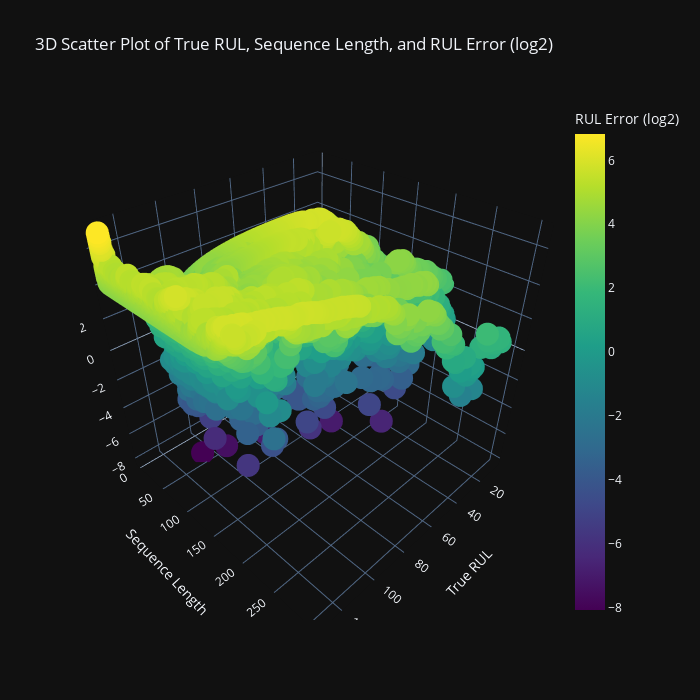

Notebook source saved alongside this figure:
### Code cell
fig = px.scatter_3d(
    x=rul_seqlen_err[0],
    y=rul_seqlen_err[1],
    z=rul_seqlen_err[2],
    title='3D Scatter Plot of True RUL, Sequence Length, and RUL Error (log2)',
    labels={'x': 'True RUL', 'y': 'Sequence Length', 'z': 'RUL Error (log2)', 'color': 'RUL Error (log2)'},
    color=rul_seqlen_err[2],
    color_continuous_scale=px.colors.sequential.Viridis
)
fig.update_layout(
    autosize=False,
    width=700,
    height=700
)
fig.show()

### Figure 1 — Plotly figure (JSON) as saved in the notebook; plotly's stock layout.template omitted (floating-point values rounded to 4 significant figures; data arrays with more than 128 entries replaced by an {"elided": "..."} marker saying what was removed)
{"data": [{"hovertemplate": "True RUL=%{x}<br>Sequence Length=%{y}<br>RUL Error (log2)=%{marker.color}<extra></extra>", "legendgroup": "", "marker": {"color": {"elided": "13096 float values"}, "coloraxis": "coloraxis", "symbol": "circle"}, "mode": "markers", "name": "", "scene": "scene", "showlegend": false, "type": "scatter3d", "x": {"elided": "13096 int values"}, "y": {"elided": "13096 int values"}, "z": {"elided": "13096 float values"}}], "layout": {"autosize": false, "coloraxis": {"colorbar": {"title": {"text": "RUL Error (log2)"}}, "colorscale": [[0, "#440154"], [0.1111, "#482878"], [0.2222, "#3e4989"], [0.3333, "#31688e"], [0.4444, "#26828e"], [0.5556, "#1f9e89"], [0.6667, "#35b779"], [0.7778, "#6ece58"], [0.8889, "#b5de2b"], [1, "#fde725"]]}, "height": 700, "legend": {"tracegroupgap": 0}, "scene": {"domain": {"x": [0, 1], "y": [0, 1]}, "xaxis": {"title": {"text": "True RUL"}}, "yaxis": {"title": {"text": "Sequence Length"}}, "zaxis": {"title": {"text": "RUL Error (log2)"}}}, "title": {"text": "3D Scatter Plot of True RUL, Sequence Length, and RUL Error (log2)"}, "width": 700}}
